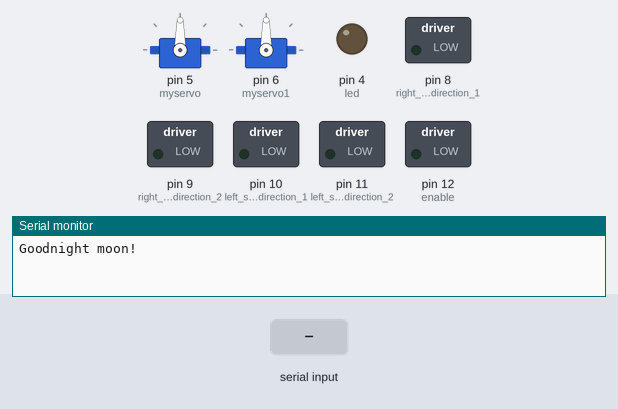
Bench run of a sketch on a simulated Arduino Uno, built with avr-gcc and run on an emulated ATmega328P. Parts: 2 × servo, switched loads named in the sketch (green lamp = pin HIGH), output pins drawn as LEDs (lit = HIGH), the last lines printed to the serial monitor. The inputs (shaded band) are chosen by the test bench.

Above: at 1.2 s.
1.3 s: "1" received over the second serial link
At 1.45 s:
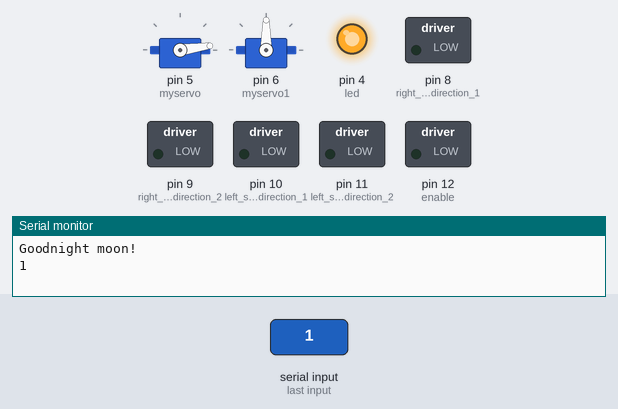
4.3 s: "F" received over the second serial link
At 4.8 s:
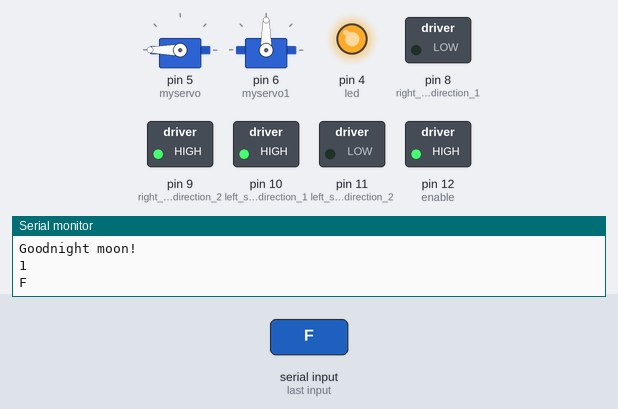
5.8 s: "B" received over the second serial link
At 7.0 s:
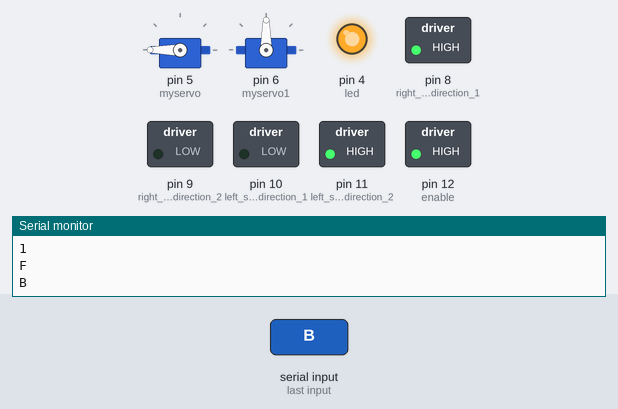
7.3 s: "R" received over the second serial link
At 8.3 s:
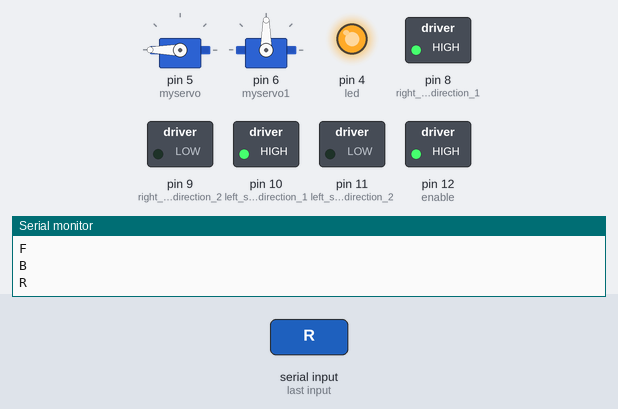
8.8 s: "L" received over the second serial link
At 9.5 s:
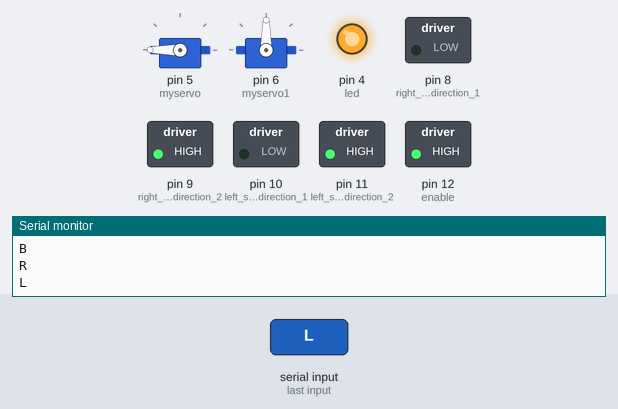
10.3 s: "0" received over the second serial link
At 10.6 s:
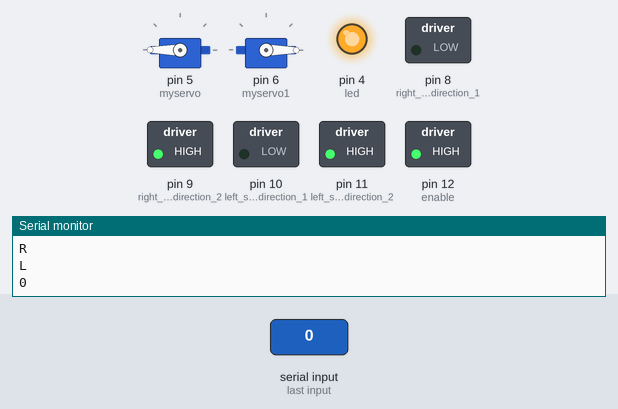
Timing chart, 0 to 12.8 s (numbered marks = the images above; inputs shaded):
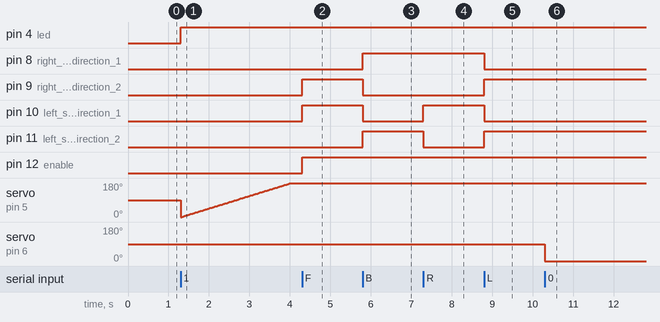

Measured:
- after the input at 1.3 s, pin 4 (led): LOW → HIGH at once
- after the input at 4.3 s, pin 9 (right_side_direction_2), pin 10 (left_side_direction_1), pin 12 (enable): LOW → HIGH at once
- after the input at 5.8 s, pin 8 (right_side_direction_1), pin 11 (left_side_direction_2): LOW → HIGH at once; pin 9 (right_side_direction_2), pin 10 (left_side_direction_1): HIGH → LOW at once
- after the input at 7.3 s, pin 10 (left_side_direction_1): LOW → HIGH at once; pin 11 (left_side_direction_2): HIGH → LOW at once
- after the input at 8.8 s, pin 8 (right_side_direction_1), pin 10 (left_side_direction_1): HIGH → LOW at once; pin 9 (right_side_direction_2), pin 11 (left_side_direction_2): LOW → HIGH at once
- after the input at 10.3 s, servo on pin 6 (myservo1): 90° → 0° at once

The sketch:

full_control_ROBOT.ino
```cpp
#include <SoftwareSerial.h>
#include <Servo.h>
SoftwareSerial mySerial(3, 2); // RX, TX


Servo myservo;  // create servo object to control a servo
Servo myservo1;                // twelve servo objects can be created on most boards
#define led 4
#define enable 12
#define right_side_direction_1 8
#define left_side_direction_1 10
#define right_side_direction_2 9
#define left_side_direction_2 11

int pos = 0;  // right servo
int pos1 = 0; // left servo
void setup() {
  // Open serial communications and wait for port to open:
    Serial.begin(57600);
    while (!Serial) {
    ; // wait for serial port to connect. Needed for native USB port only
    }
    Serial.println("Goodnight moon!");
    pinMode(led,OUTPUT);
    pinMode(enable, OUTPUT);
    pinMode(right_side_direction_2, OUTPUT);
    pinMode(right_side_direction_1, OUTPUT);
    pinMode(left_side_direction_1, OUTPUT);
    pinMode(left_side_direction_2, OUTPUT);
    myservo.attach(5);     //right servo
    myservo1.attach(6);  //left servo

  // set the data rate for the SoftwareSerial port
    mySerial.begin(9600);
    mySerial.println("Hello, world?");

}

void loop() { // run over and over

  if (mySerial.available()) {
        char value = mySerial.read();
        Serial.println(value);
        digitalWrite(led,HIGH);

    if (value == '1'){            //control right myservo 5

        for (pos ; pos <= 180; pos += 1) {
        myservo.write(pos);
       delay(15);
       value = mySerial.read();
       if (value == '0'){
           myservo.write(pos);
           break; }
        else if ( value =='2'){
           for (pos ; pos >= 0; pos -= 1) {
           myservo.write(pos);
           delay(15);                     }
                             }
    }     }
    else if ( value =='2'){
           for (pos ; pos >= 0; pos -= 1) {
           myservo.write(pos);
           delay(15);
           value = mySerial.read();
       if (value == '0'){
           myservo.write(pos);
           break;
              }
       else if (value == '1'){
           for (pos ; pos <= 180; pos += 1) {
           myservo.write(pos);
           delay(15);  } }
              }
               }


     if (value == '3'){     //control left myservo1 6

        for (pos1 ; pos1 <= 180; pos1 += 1) {
        myservo1.write(pos1);
       delay(15);
       value = mySerial.read();
       if (value == '0'){
           myservo1.write(pos1);
           break; }
        else if ( value =='4'){
           for (pos1 ; pos1 >= 0; pos1 -= 1) {
           myservo1.write(pos1);
           delay(15);                     }
                             }
    }     }
  else if ( value =='4'){
           for (pos1 ; pos1 >= 0; pos1 -= 1) {
           myservo1.write(pos1);
           delay(15);
           value = mySerial.read();
       if (value == '0'){
           myservo1.write(pos1);
           break;
              }
       else if (value == '3'){
           for (pos1 ; pos1 <= 180; pos1 += 1) {
           myservo1.write(pos1);
           delay(15);  }
           }
              }
               }
     else if (value == '0'){
           myservo.write(pos);
           myservo1.write(pos1);

              }

             if (value == 'F')  {    //control motor forword
                  digitalWrite(enable, HIGH);
                  digitalWrite(right_side_direction_1, LOW);
                  digitalWrite(right_side_direction_2, HIGH);
                  digitalWrite(left_side_direction_1, HIGH);
                  digitalWrite(left_side_direction_2, LOW);
                                  }
             else if (value == 'B')  {    //control motor backword
                  digitalWrite(enable, HIGH);
                  digitalWrite(right_side_direction_1, HIGH);
                  digitalWrite(right_side_direction_2,LOW);
                  digitalWrite(left_side_direction_1, LOW);
                  digitalWrite(left_side_direction_2, HIGH);
                                  }
             else if (value == 'R')  {    //control motor GO RIGHT
                  digitalWrite(enable, HIGH);
                  digitalWrite(right_side_direction_1, HIGH);
                  digitalWrite(right_side_direction_2, LOW);
                  digitalWrite(left_side_direction_1, HIGH);
                  digitalWrite(left_side_direction_2, LOW);
                                  }
               else if (value == 'L')  {    //control motor GO LEFT
                  digitalWrite(enable, HIGH);
                  digitalWrite(right_side_direction_1, LOW);
                  digitalWrite(right_side_direction_2, HIGH);
                  digitalWrite(left_side_direction_1, LOW);
                  digitalWrite(left_side_direction_2, HIGH);
                                  }
               else if (value == '5')  {    //control motor TO STOP
                  digitalWrite(enable, LOW);
                  digitalWrite(right_side_direction_1, LOW);
                  digitalWrite(right_side_direction_2, LOW);
                  digitalWrite(left_side_direction_1, LOW);
                  digitalWrite(left_side_direction_2, LOW);
                                  }

   }
}
```
